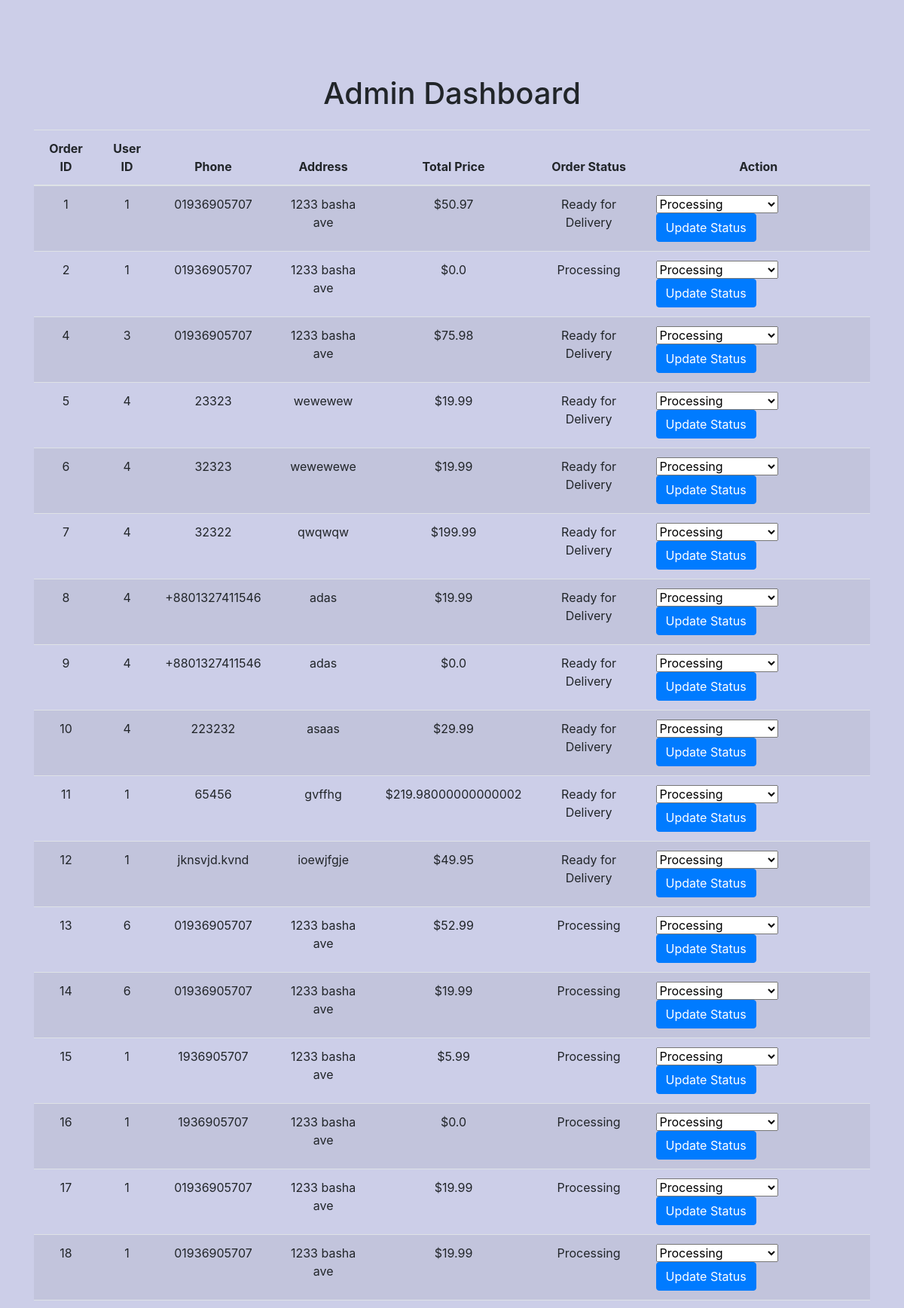
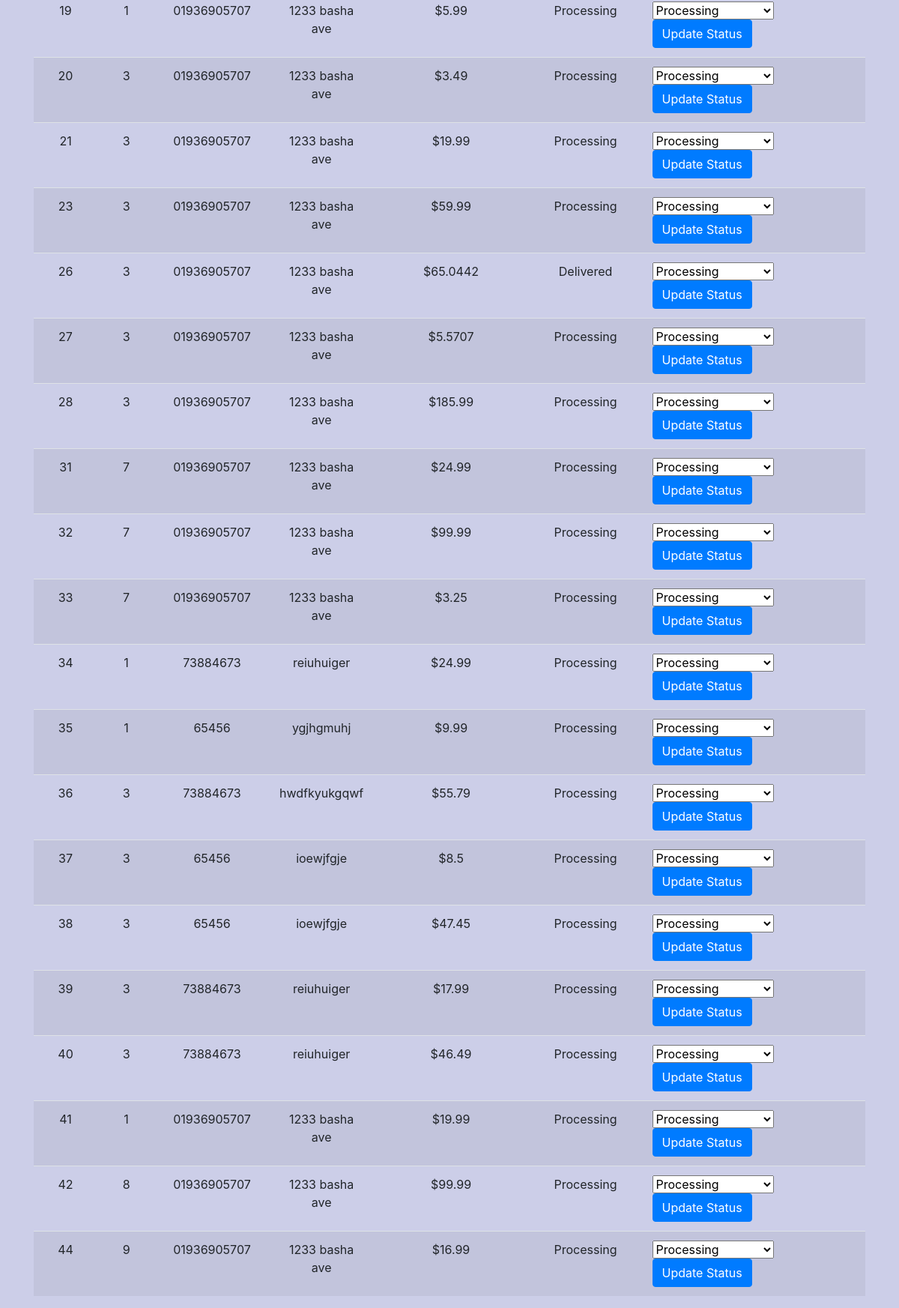
The app's page /admin/dashboard (signed in) with its own data (2 pictures, top to bottom).
### app/models.py (models this page shows, shortened)
class Order(db.Model):
    __tablename__ = 'order'
    id = db.Column(db.Integer, primary_key=True)
    user_id = db.Column(db.Integer, db.ForeignKey('user.id'), nullable=False)
    phone = db.Column(db.String(20), nullable=False)
    address = db.Column(db.String(100), nullable=False)
    total_price = db.Column(db.Float, nullable=False)
    date_created = db.Column(db.DateTime, default=datetime.utcnow())
    tracking_level = db.Column(db.String(50), nullable=True)
    items = db.relationship('Items', secondary=order_items,
                            backref=db.backref('orders', lazy='dynamic'))

### app/routes.py (the view)
@app.route('/admin/dashboard')
def admin_dashboard():
    if 'admin_id' not in session:
        return redirect(url_for('admin_login'))
    orders = Order.query.all()
    return render_template('admin_dashboard.html', orders=orders)

### app/templates/admin_dashboard.html (shortened to what this page needs)
<!DOCTYPE html>
<html lang="en">
<head>
    <link rel="stylesheet" href="https://maxcdn.bootstrapcdn.com/bootstrap/4.5.2/css/bootstrap.min.css">
</head>
<body>
    <div class="container">
        <h1 class="mb-4">Admin Dashboard</h1>
        <div class="table-responsive">
            <table class="table table-striped">
                <thead>
                    <tr>
                        <th>Order ID</th>
                        <th>User ID</th>
                        <th>Phone</th>
                        <th>Address</th>
                        <th>Total Price</th>
                        <th>Order Status</th>
                        <th>Action</th>
                    </tr>
                </thead>
                <tbody>
                    {% for order in orders %}
                        <tr>
                            <td>{{ order.id }}</td>
                            <td>{{ order.user_id }}</td>
                            <td>{{ order.phone }}</td>
                            <td>{{ order.address }}</td>
                            <td>${{ order.total_price }}</td>
                            <td>{{ order.tracking_level }}</td>
                            <td>
                                <form action="{{ url_for('update_order_status', order_id=order.id) }}" method="post">
                                    <div class="input-group">
                                        <select class="form-select" name="status">
                                            <option value="Processing">Processing</option>
                                        </select>
                                        <button type="submit" class="btn btn-primary">Update Status</button>
                                    </div>
                                </form>
                            </td>
                        </tr>
                    {% endfor %}
                </tbody>
            </table>
        </div>
    </div>
</body>
</html>

### app/templates/admin_dashboard.html (style rules this page uses)
body { background-color: #cccee8; }
.container { margin-top: 100px; text-align: center; }
h1 { margin-bottom: 30px; }

### records on screen
Order: id "1", user_id "1", phone "01936905707", address "1233 basha ave", total_price "50.97", tracking_level "Ready for Delivery"
Order: id "2", user_id "1", phone "01936905707", address "1233 basha ave", total_price "0.0", tracking_level "Processing"
Order: id "4", user_id "3", phone "01936905707", address "1233 basha ave", total_price "75.98", tracking_level "Ready for Delivery"
Order: id "5", user_id "4", phone "23323", address "wewewew", total_price "19.99", tracking_level "Ready for Delivery"
Order: id "6", user_id "4", phone "32323", address "wewewewe", total_price "19.99", tracking_level "Ready for Delivery"
Order: id "7", user_id "4", phone "32322", address "qwqwqw", total_price "199.99", tracking_level "Ready for Delivery"
Order: id "8", user_id "4", phone "+8801327411546", address "adas", total_price "19.99", tracking_level "Ready for Delivery"
Order: id "9", user_id "4", phone "+8801327411546", address "adas", total_price "0.0", tracking_level "Ready for Delivery"
Order: id "10", user_id "4", phone "223232", address "asaas", total_price "29.99", tracking_level "Ready for Delivery"
Order: id "11", user_id "1", phone "65456", address "gvffhg", total_price "219.98000000000002", tracking_level "Ready for Delivery"
Order: id "12", user_id "1", phone "jknsvjd.kvnd", address "ioewjfgje", total_price "49.95", tracking_level "Ready for Delivery"
Order: id "13", user_id "6", phone "01936905707", address "1233 basha ave", total_price "52.99", tracking_level "Processing"
Order: id "14", user_id "6", phone "01936905707", address "1233 basha ave", total_price "19.99", tracking_level "Processing"
Order: id "15", user_id "1", phone "1936905707", address "1233 basha ave", total_price "5.99", tracking_level "Processing"
Order: id "16", user_id "1", phone "1936905707", address "1233 basha ave", total_price "0.0", tracking_level "Processing"
Order: id "17", user_id "1", phone "01936905707", address "1233 basha ave", total_price "19.99", tracking_level "Processing"
Order: id "18", user_id "1", phone "01936905707", address "1233 basha ave", total_price "19.99", tracking_level "Processing"
Order: id "19", user_id "1", phone "01936905707", address "1233 basha ave", total_price "5.99", tracking_level "Processing"
Order: id "20", user_id "3", phone "01936905707", address "1233 basha ave", total_price "3.49", tracking_level "Processing"
Order: id "21", user_id "3", phone "01936905707", address "1233 basha ave", total_price "19.99", tracking_level "Processing"
Order: id "23", user_id "3", phone "01936905707", address "1233 basha ave", total_price "59.99", tracking_level "Processing"
Order: id "26", user_id "3", phone "01936905707", address "1233 basha ave", total_price "65.0442", tracking_level "Delivered"
Order: id "27", user_id "3", phone "01936905707", address "1233 basha ave", total_price "5.5707", tracking_level "Processing"
Order: id "28", user_id "3", phone "01936905707", address "1233 basha ave", total_price "185.99", tracking_level "Processing"
Order: id "31", user_id "7", phone "01936905707", address "1233 basha ave", total_price "24.99", tracking_level "Processing"
Order: id "32", user_id "7", phone "01936905707", address "1233 basha ave", total_price "99.99", tracking_level "Processing"
Order: id "33", user_id "7", phone "01936905707", address "1233 basha ave", total_price "3.25", tracking_level "Processing"
Order: id "34", user_id "1", phone "73884673", address "reiuhuiger", total_price "24.99", tracking_level "Processing"
Order: id "35", user_id "1", phone "65456", address "ygjhgmuhj", total_price "9.99", tracking_level "Processing"
Order: id "36", user_id "3", phone "73884673", address "hwdfkyukgqwf", total_price "55.79", tracking_level "Processing"
Order: id "37", user_id "3", phone "65456", address "ioewjfgje", total_price "8.5", tracking_level "Processing"
Order: id "38", user_id "3", phone "65456", address "ioewjfgje", total_price "47.45", tracking_level "Processing"
Order: id "39", user_id "3", phone "73884673", address "reiuhuiger", total_price "17.99", tracking_level "Processing"
Order: id "40", user_id "3", phone "73884673", address "reiuhuiger", total_price "46.49", tracking_level "Processing"
Order: id "41", user_id "1", phone "01936905707", address "1233 basha ave", total_price "19.99", tracking_level "Processing"
Order: id "42", user_id "8", phone "01936905707", address "1233 basha ave", total_price "99.99", tracking_level "Processing"
Order: id "44", user_id "9", phone "01936905707", address "1233 basha ave", total_price "16.99", tracking_level "Processing"
